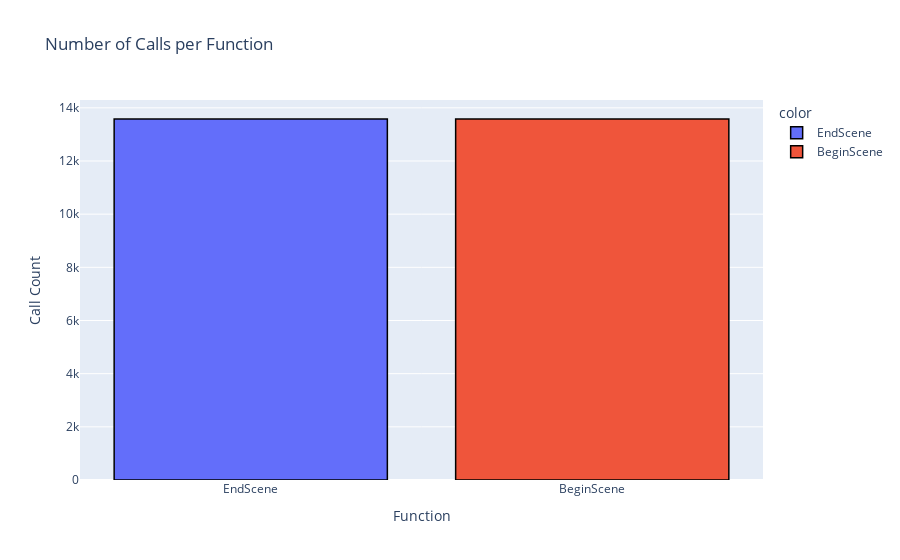

Write notebook code for a chart like this one.
### Code cell
fig3.show()

### Figure 1 — Plotly figure (JSON) as saved in the notebook; plotly's stock layout.template omitted (floating-point values rounded to 4 significant figures)
{"data": [{"alignmentgroup": "True", "hovertemplate": "color=EndScene<br>Function=%{x}<br>Call Count=%{y}<extra></extra>", "legendgroup": "EndScene", "marker": {"color": "#636efa", "line": {"color": "black", "width": 1.5}, "pattern": {"shape": ""}}, "name": "EndScene", "offsetgroup": "EndScene", "orientation": "v", "showlegend": true, "textposition": "auto", "type": "bar", "x": ["EndScene"], "xaxis": "x", "y": [13580], "yaxis": "y"}, {"alignmentgroup": "True", "hovertemplate": "color=BeginScene<br>Function=%{x}<br>Call Count=%{y}<extra></extra>", "legendgroup": "BeginScene", "marker": {"color": "#EF553B", "line": {"color": "black", "width": 1.5}, "pattern": {"shape": ""}}, "name": "BeginScene", "offsetgroup": "BeginScene", "orientation": "v", "showlegend": true, "textposition": "auto", "type": "bar", "x": ["BeginScene"], "xaxis": "x", "y": [13580], "yaxis": "y"}], "layout": {"barmode": "relative", "legend": {"title": {"text": "color"}, "tracegroupgap": 0}, "title": {"text": "Number of Calls per Function"}, "xaxis": {"anchor": "y", "domain": [0, 1], "title": {"text": "Function"}}, "yaxis": {"anchor": "x", "domain": [0, 1], "title": {"text": "Call Count"}}}}
